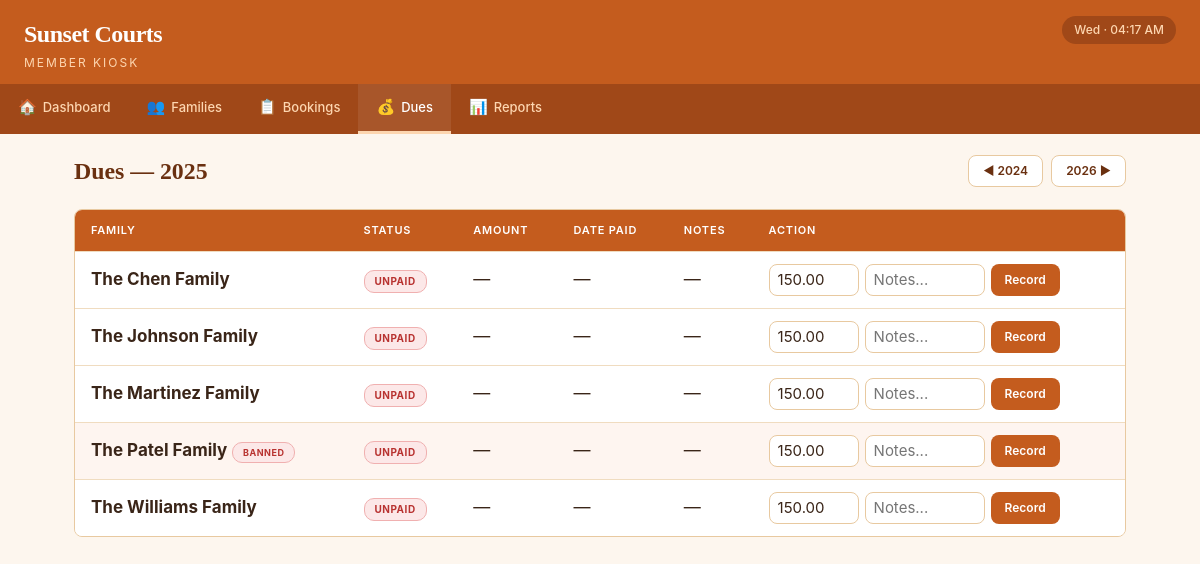
The app's page /dues?year=2025 with its own data.
### tables this page shows
CREATE TABLE families (
            family_id       INTEGER PRIMARY KEY AUTOINCREMENT,
            family_name     TEXT    NOT NULL,
            primary_contact TEXT,
            phone           TEXT,
            email           TEXT,
            join_date       DATE    NOT NULL DEFAULT (date('now')),
            is_banned       INTEGER NOT NULL DEFAULT 0,
            notes           TEXT,
            created_at      DATETIME NOT NULL DEFAULT (datetime('now'))
        );

### app.py (the view)
@app.route('/dues')
def dues_list():
    current_year = request.args.get('year', date.today().year, type=int)
    dues = query_db('''
        SELECT f.family_id, f.family_name, f.is_banned,
               d.due_id, d.is_paid, d.amount_paid, d.date_paid, d.notes as dues_notes
        FROM families f
        LEFT JOIN dues d ON f.family_id = d.family_id AND d.year = ?
        ORDER BY f.family_name
    ''', (current_year,))
    return render_template('dues/list.html', dues=dues, current_year=current_year)

### app.py (called while the page is built)
@app.context_processor
def inject_globals():
    now = datetime.now()
    return {
        'today_display': now.strftime('%a · %I:%M %p')
    }

### db.py (called while the page is built)
def get_db():
    conn = sqlite3.connect(DB_PATH)
    conn.execute("PRAGMA foreign_keys = ON")
    conn.row_factory = sqlite3.Row
    return conn

def query_db(query, args=(), one=False):
    conn = get_db()
    try:
        cursor = conn.execute(query, args)
        results = cursor.fetchall()
        return results[0] if one and results else (None if one else results)
    finally:
        conn.close()

### templates/dues/list.html (shortened to what this page needs)
{% extends "base.html" %}
{% block content %}
<div class="page-header">
    <h2>Dues — {{ current_year }}</h2>
    <div class="btn-group">
        <a href="{{ url_for('dues_list', year=current_year - 1) }}" class="btn btn-outline btn-sm">◀ {{ current_year - 1 }}</a>
        <a href="{{ url_for('dues_list', year=current_year + 1) }}" class="btn btn-outline btn-sm">{{ current_year + 1 }} ▶</a>
    </div>
</div>
<div class="table-wrap">
    <table>
        <thead><tr><th>Family</th><th>Status</th><th>Amount</th><th>Date Paid</th><th>Notes</th><th>Action</th></tr></thead>
        <tbody>
            {% for d in dues %}
            <tr {% if d.is_banned %}style="background:#fef5f0;"{% endif %}>
                <td><strong>{{ d.family_name }}</strong>
                    {% if d.is_banned %}<span class="badge badge-banned" style="font-size:9px;">Banned</span>{% endif %}</td>
                <td>{% if d.is_paid %}<span class="badge badge-paid">Paid</span>{% else %}<span class="badge badge-unpaid">Unpaid</span>{% endif %}</td>
                <td>{{ '$%.2f' % d.amount_paid if d.amount_paid else '—' }}</td>
                <td>{{ d.date_paid or '—' }}</td>
                <td>{{ d.dues_notes or '—' }}</td>
                <td>
                    {% if d.is_paid %}
                    <form method="POST" action="{{ url_for('dues_unpay', family_id=d.family_id) }}" style="display:inline;">
                        <input type="hidden" name="year" value="{{ current_year }}">
                        <button type="submit" class="btn btn-outline btn-sm" onclick="return confirm('Mark unpaid?');">Mark Unpaid</button>
                    </form>
                    {% else %}
                    <form method="POST" action="{{ url_for('dues_pay', family_id=d.family_id) }}"
                          style="display:inline-flex;gap:6px;align-items:center;flex-wrap:wrap;">
                        <input type="number" name="amount" step="0.01" min="0" value="150.00" style="width:90px;min-height:32px;padding:4px 8px;">
                        <input type="text" name="notes" placeholder="Notes..." style="width:120px;min-height:32px;padding:4px 8px;">
                        <button type="submit" class="btn btn-primary btn-sm">Record</button>
                    </form>
                    {% endif %}
                </td>
            </tr>
            {% endfor %}
        </tbody>
    </table>
</div>
{% endblock %}

### static/css/style.css (style rules this page uses)
:root { --terra: #c45c1e; --terra-dark: #a04818; --terra-darker: #6a3010; --terra-light: #fdd6b0; --terra-lighter: #fde8d0; --terra-bg: #fdf6ee; --white: #ffffff; --card: #fffaf5; --border: #e8c9a0; --border-light: #f0dcc0; --text: #3a2518; --text-muted: #9a7050; --text-section: #9a6a3a; --open-bg: #e8f5e0; --open-text: #155a10; --open-border: #a8d890; --busy-bg: #fef3e0; --busy-text: #6a4008; --busy-border: #e8c870; --maint-bg: #eef1f4; --maint-text: #3a4a5a; --maint-border: #c0cad4; --danger: #b83230; --danger-hover: #962826; --danger-bg: #fce8e8; --success-bg: #d1e7dd; --success-text: #0a5132; --warning-bg: #fff3cd; --warning-text: #856404; --error-bg: #f8d7da; --error-text: #842029; --radius: 12px; --radius-sm: 8px; --radius-pill: 10px; --shadow: 0 1px 4px rgba(106, 48, 16, 0.06); --shadow-lg: 0 4px 16px rgba(106, 48, 16, 0.10); --font-display: Georgia, 'Times New Roman', serif; --font-body: -apple-system, BlinkMacSystemFont, 'Segoe UI', sans-serif; --transition: all 0.15s ease; }
*, *::before, *::after { box-sizing: border-box; margin: 0; padding: 0; }
html { font-size: 17px; -webkit-tap-highlight-color: transparent; }
body { font-family: var(--font-body); background: var(--terra-bg); color: var(--text); line-height: 1.5; min-height: 100vh; }
a { color: var(--terra); text-decoration: none; }
.page-header { display: flex; align-items: center; justify-content: space-between; flex-wrap: wrap; gap: 12px; margin-bottom: 20px; }
.page-header h2 { font-size: 1.4rem; font-weight: 700; color: var(--terra-darker); font-family: var(--font-display); }
.btn { display: inline-flex; align-items: center; justify-content: center; gap: 8px; padding: 12px 24px; font-size: 14px; font-weight: 600; font-family: var(--font-body); border: none; border-radius: var(--radius-sm); cursor: pointer; transition: var(--transition); text-decoration: none; white-space: nowrap; min-height: 44px; min-width: 44px; }
.btn-primary { background: var(--terra); color: var(--white); }
.btn-outline { background: var(--white); color: var(--terra-darker); border: 1.5px solid var(--border); }
.btn-sm { padding: 6px 14px; font-size: 12px; min-height: 32px; }
.btn-group { display: flex; gap: 8px; flex-wrap: wrap; }
.table-wrap { overflow-x: auto; border-radius: var(--radius-sm); border: 1px solid var(--border); }
table { width: 100%; border-collapse: collapse; background: var(--white); }
th, td { padding: 12px 16px; text-align: left; border-bottom: 1px solid var(--border-light); vertical-align: middle; }
th { background: var(--terra); color: var(--white); font-weight: 600; font-size: 11px; text-transform: uppercase; letter-spacing: 0.8px; }
tr:last-child td { border-bottom: none; }
input[type="text"], input[type="email"], input[type="tel"], input[type="number"], input[type="date"], input[type="time"], select, textarea { width: 100%; padding: 12px 14px; font-size: 15px; font-family: var(--font-body); border: 1.5px solid var(--border); border-radius: var(--radius-sm); background: var(--white); color: var(--text); transition: var(--transition); min-height: 44px; }
.badge { display: inline-flex; align-items: center; padding: 3px 10px; border-radius: var(--radius-pill); font-size: 10px; font-weight: 700; text-transform: uppercase; letter-spacing: 0.5px; }
.badge-unpaid { background: var(--danger-bg); color: var(--danger); border: 1px solid #f0b0b0; }
.badge-banned { background: var(--danger-bg); color: var(--danger); border: 1px solid #f0b0b0; }

### records on screen
families: family_name "The Chen Family", amount_paid "—", date_paid "—", dues_notes "—"
families: family_name "The Johnson Family", amount_paid "—", date_paid "—", dues_notes "—"
families: family_name "The Martinez Family", amount_paid "—", date_paid "—", dues_notes "—"
families: family_name "The Patel Family", is_banned "BANNED", amount_paid "—", date_paid "—", dues_notes "—"
families: family_name "The Williams Family", amount_paid "—", date_paid "—", dues_notes "—"

### other values on screen
{{ current_year }} "2025"
{{ current_year - 1 }} "2024"
{{ current_year + 1 }} "2026"
